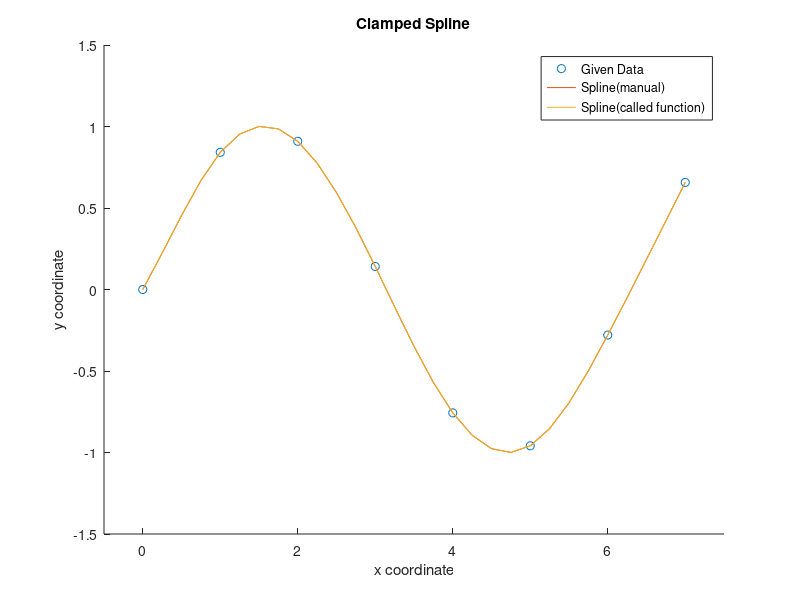

Recreate this plot in MATLAB.
clear;
close all;
format long;
% determine data points
X = 0 : 7;
Y = sin(X);
diff_Y = diff(Y);

n = length(X);

A = zeros(n);
b = zeros(n, 1);
% s for coefficients
s = zeros(n - 1);

% spacing between the points
h = X(2 : n) - X(1 : n - 1);
% slope
d = (Y(2 : n) - Y(1 : n - 1))./h;

% for natural spline, second derivatives are zero at endpoints
% A(1, 1) = 1;
% A(n, n) = 1;

% for not-a-knot spline
% A(1, 1) = h(2);
% A(1, 2) = - (h(1) + h(2));
% A(1, 3) = h(1);
% A(n, n - 2) = h(n - 1);
% A(n, n - 1) = - (h(n - 2) + h(n - 1));
% A(n, n) = h(1);

% for clamped spline
A(1, 1) = 2 * h(1);
A(1, 2) = h(1);
A(n, n - 1) = h(n - 1);
A(n, n) = 2 * h(n - 1);
% derivative end conditions equal to the exact values calculated with differentiation.
b(1) = 6 * (d(1) - diff_Y(1));
b(n) = 6 * (diff_Y(n - 1) - d(n - 1));

% set up the equations for the second derivatives, m(i)
for i = 2 : n - 1
    A(i, i - 1) = h(i - 1);
    A(i, i) = 2 * (h(i - 1) + h(i));
    A(i, i + 1) = h(i);
    b(i) = 6 * (d(i) - d(i - 1));
end

% second derivatives
m = A\b;

% solve for coefficients of splines
% # of cubic splines = # of points - 1
for i = 1 : n - 1
    s(i, 1) = Y(i);
    s(i, 2) = d(i) - h(i) / 6 * (2 * m(i) + m(i + 1));
    s(i, 3) = m(i) / 2;
    s(i, 4) = (m(i + 1) - m(i)) / (6 * h(i));
end


%-------------------- Plot the figure --------------------%
hold on;

% Plot data points
plot(X, Y, 'o');

% Plot the estimated line
x_tmp = [];
y_tmp = [];

for i = 1 : n - 1
    x = X(i) : 0.25 : X(i + 1);
    y = @(x, i) s(i, 1) + s(i, 2) * (x - X(i)) + s(i, 3) * (x - X(i)).^ 2 + s(i, 4) * (x - X(i)).^ 3;
    x_tmp = [x_tmp x];
    y_tmp = [y_tmp y(x, i)];
end

plot(x_tmp, y_tmp);

cs = spline(X, [diff_Y(1) Y diff_Y(n-1)]);
xx = 0: 0.25: 7;
plot(xx, ppval(cs, xx), '-');

% Config of figure
title('Clamped Spline');
xlim([-0.5 7.5])
ylim([-1.5 1.5])
xlabel('x coordinate')
ylabel('y coordinate')
legend('Given Data',...
       'Spline(manual)',...
       'Spline(called function)',...
       'location', 'best');